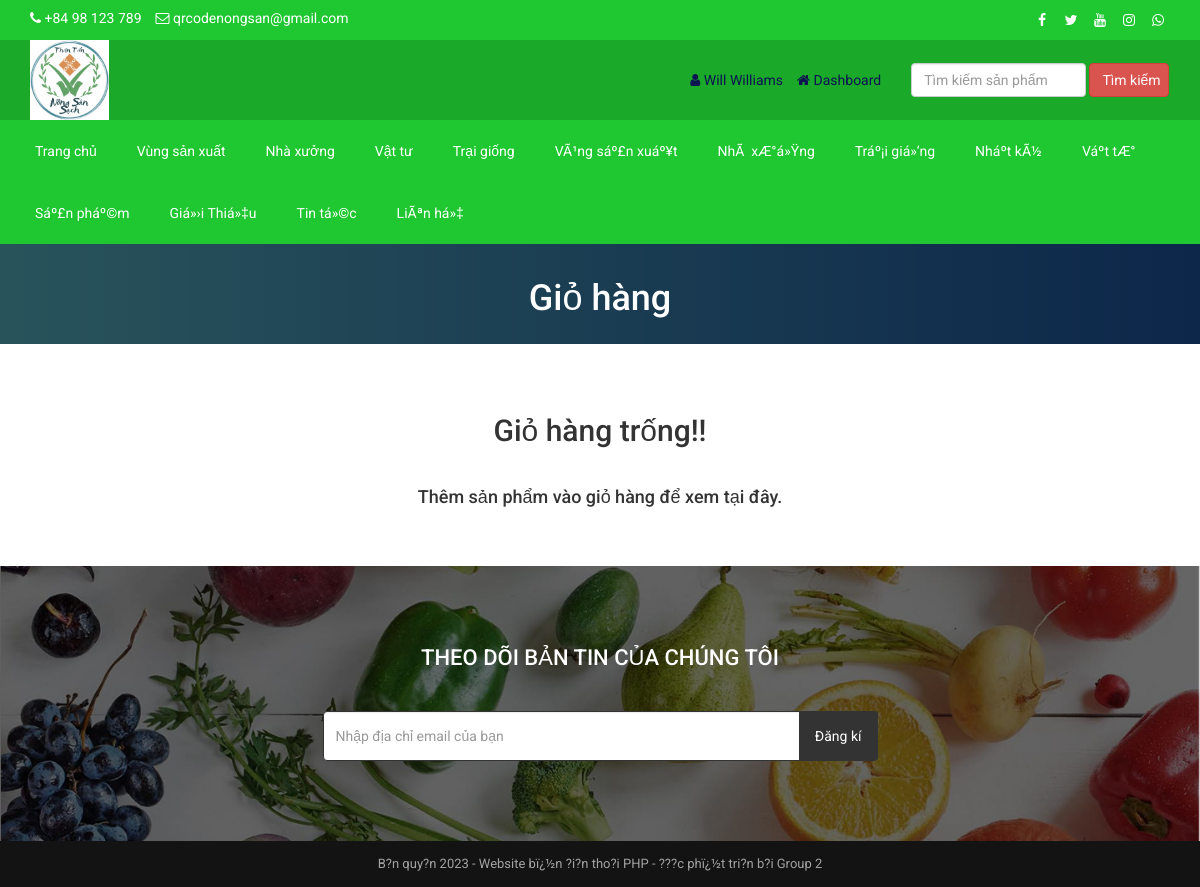
Before: /cart.php (signed in) with the older database file.
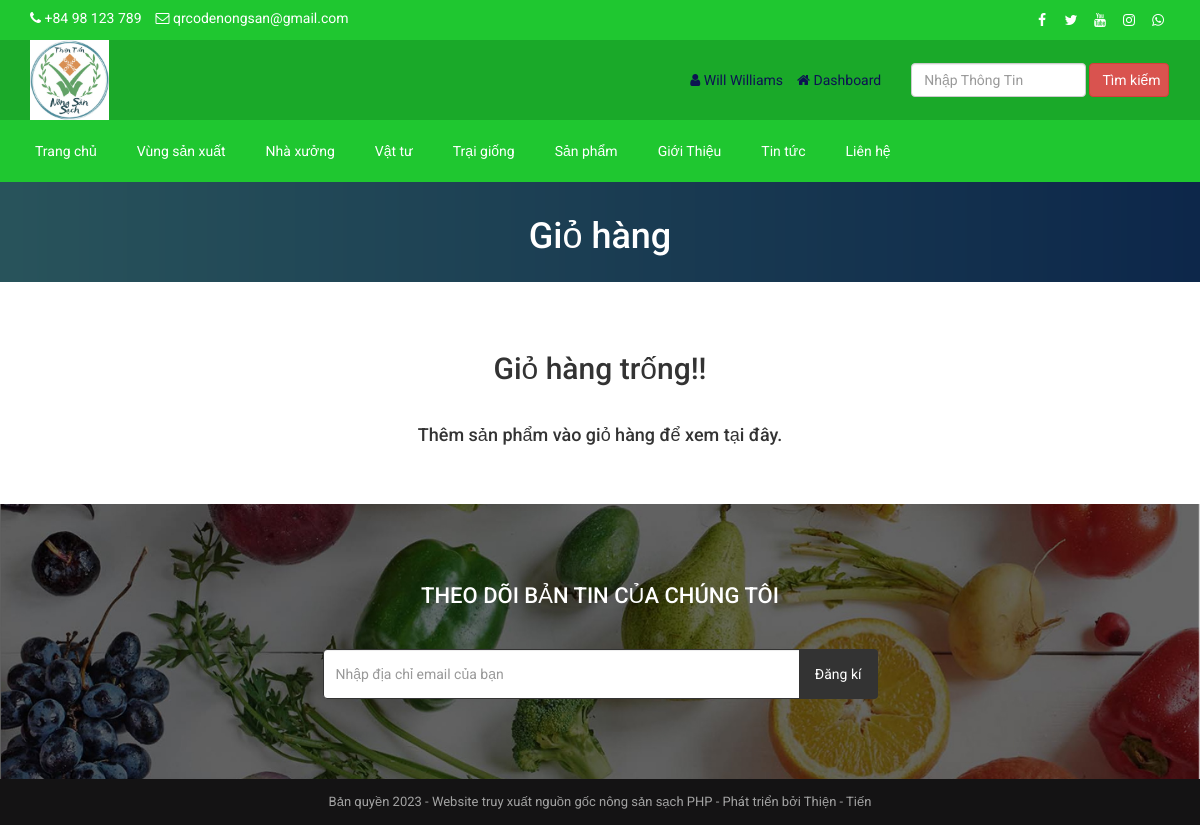
After: the same page with the newer database file.
### tables this page shows
CREATE TABLE `tbl_social` (
  `social_id` int(11) NOT NULL,
  `social_name` varchar(30) NOT NULL,
  `social_url` varchar(255) NOT NULL,
  `social_icon` varchar(30) NOT NULL
);

CREATE TABLE `tbl_top_category` (
  `tcat_id` int(11) NOT NULL,
  `tcat_name` varchar(255) NOT NULL,
  `show_on_menu` int(1) NOT NULL
);

CREATE TABLE `tbl_page` (
  `id` int(11) NOT NULL,
  `about_title` varchar(255) NOT NULL,
  `about_content` mediumtext NOT NULL,
  `about_banner` varchar(255) NOT NULL,
  `about_meta_title` varchar(255) NOT NULL,
  `about_meta_keyword` mediumtext NOT NULL,
  `about_meta_description` mediumtext NOT NULL,
  `faq_title` varchar(255) NOT NULL,
  `faq_banner` varchar(255) NOT NULL,
  `faq_meta_title` varchar(255) NOT NULL,
  `faq_meta_keyword` mediumtext NOT NULL,
  `faq_meta_description` mediumtext NOT NULL,
  `blog_title` varchar(255) NOT NULL,
  `blog_banner` varchar(255) NOT NULL,
  `blog_meta_title` varchar(255) NOT NULL,
  `blog_meta_keyword` mediumtext NOT NULL,
  `blog_meta_description` mediumtext NOT NULL,
  `contact_title` varchar(255) NOT NULL,
  `contact_banner` varchar(255) NOT NULL,
  `contact_meta_title` varchar(255) NOT NULL,
  `contact_meta_keyword` mediumtext NOT NULL,
  `contact_meta_description` mediumtext NOT NULL,
  `pgallery_title` varchar(255) NOT NULL,
  `pgallery_banner` varchar(255) NOT NULL,
  `pgallery_meta_title` varchar(255) NOT NULL,
  `pgallery_meta_keyword` mediumtext NOT NULL,
  `pgallery_meta_description` mediumtext NOT NULL,
  `vgallery_title` varchar(255) NOT NULL,
  `vgallery_banner` varchar(255) NOT NULL,
  `vgallery_meta_title` varchar(255) NOT NULL,
  `vgallery_meta_keyword` mediumtext NOT NULL,
  `vgallery_meta_description` mediumtext NOT NULL
);

CREATE TABLE `tbl_settings` (
  `id` int(11) NOT NULL,
  `logo` varchar(100) NOT NULL,
  `favicon` varchar(100) NOT NULL,
  `footer_about` mediumtext NOT NULL,
  `footer_copyright` mediumtext NOT NULL,
  `contact_address` mediumtext NOT NULL,
  `contact_email` varchar(100) NOT NULL,
  `contact_phone` varchar(100) NOT NULL,
  `contact_fax` varchar(100) NOT NULL,
  `contact_map_iframe` mediumtext NOT NULL,
  `receive_email` varchar(100) NOT NULL,
  `receive_email_subject` varchar(100) NOT NULL,
  `receive_email_thank_you_message` mediumtext NOT NULL,
  `forget_password_message` mediumtext NOT NULL,
  `total_recent_post_footer` int(10) NOT NULL,
  `total_popular_post_footer` int(10) NOT NULL,
  `total_recent_post_sidebar` int(11) NOT NULL,
  `total_popular_post_sidebar` int(11) NOT NULL,
  `total_featured_product_home` int(11) NOT NULL,
  `total_latest_product_home` int(11) NOT NULL,
  `total_popular_product_home` int(11) NOT NULL,
  `meta_title_home` mediumtext NOT NULL,
  `meta_keyword_home` mediumtext NOT NULL,
  `meta_description_home` mediumtext NOT NULL,
  `banner_login` varchar(100) NOT NULL,
  `banner_registration` varchar(100) NOT NULL,
  `banner_forget_password` varchar(100) NOT NULL,
  `banner_reset_password` varchar(100) NOT NULL,
  `banner_search` varchar(100) NOT NULL,
  `banner_cart` varchar(100) NOT NULL,
  `banner_checkout` varchar(100) NOT NULL,
  `banner_product_category` varchar(100) NOT NULL,
  `banner_blog` varchar(100) NOT NULL,
  `cta_title` varchar(100) NOT NULL,
  `cta_content` mediumtext NOT NULL,
  `cta_read_more_text` varchar(100) NOT NULL,
  `cta_read_more_url` varchar(100) NOT NULL,
  `cta_photo` varchar(100) NOT NULL,
  `featured_product_title` varchar(100) NOT NULL,
  `featured_product_subtitle` varchar(100) NOT NULL,
  `latest_product_title` varchar(100) NOT NULL,
  `latest_product_subtitle` varchar(100) NOT NULL,
  `popular_product_title` varchar(100) NOT NULL,
  `popular_product_subtitle` varchar(100) NOT NULL,
  `testimonial_title` varchar(100) NOT NULL,
  `testimonial_subtitle` varchar(100) NOT NULL,
  `testimonial_photo` varchar(100) NOT NULL,
  `blog_title` varchar(100) NOT NULL,
  `blog_subtitle` varchar(100) NOT NULL,
  `newsletter_text` mediumtext NOT NULL,
  `paypal_email` varchar(100) NOT NULL,
  `stripe_public_key` varchar(100) NOT NULL,
  `stripe_secret_key` varchar(100) NOT NULL,
  `bank_detail` mediumtext NOT NULL,
  `before_head` mediumtext NOT NULL,
  `after_body` mediumtext NOT NULL,
  `before_body` mediumtext NOT NULL,
  `home_service_on_off` int(11) NOT NULL,
  `home_welcome_on_off` int(11) NOT NULL,
  `home_featured_product_on_off` int(11) NOT NULL,
  `home_latest_product_on_off` int(11) NOT NULL,
  `home_popular_product_on_off` int(11) NOT NULL,
  `home_testimonial_on_off` int(11) NOT NULL,
  `home_blog_on_off` int(11) NOT NULL,
  `newsletter_on_off` int(11) NOT NULL,
  `ads_above_welcome_on_off` int(1) NOT NULL,
  `ads_above_featured_product_on_off` int(1) NOT NULL,
  `ads_above_latest_product_on_off` int(1) NOT NULL,
  `ads_above_popular_product_on_off` int(1) NOT NULL,
  `ads_above_testimonial_on_off` int(1) NOT NULL,
  `ads_category_sidebar_on_off` int(1) NOT NULL
);

### cart.php (the view, shortened to what the changed rows need)
<?php require_once('header1.php'); ?>
<?php
$statement = $pdo->prepare("SELECT * FROM tbl_settings WHERE id=1");
$statement->execute();
$result = $statement->fetchAll(PDO::FETCH_ASSOC);
foreach ($result as $row) {
    $banner_cart = $row['banner_cart'];
}
?>
<div class="page-banner" style="background-image: url(assets/uploads/<?php echo $banner_cart; ?>)">
    <div class="overlay"></div>
    <div class="page-banner-inner">
        <h1><?php echo LANG_VALUE_18; ?></h1>
    </div>
</div>
<div class="page">
	<div class="container">
		<div class="row">
			<div class="col-md-12">
                <?php if(!isset($_SESSION['cart_p_id'])): ?>
                    <?php echo '<h2 class="text-center">Giỏ hàng trống!!</h2></br>'; ?>
                <?php endif; ?>
			</div>
		</div>
	</div>
</div>
<?php require_once('footer.php'); ?>

### header1.php (shortened to what the changed rows need)
<?php
include("admin/inc/config.php");
$statement = $pdo->prepare("SELECT * FROM tbl_settings WHERE id=1");
$statement->execute();
$result = $statement->fetchAll(PDO::FETCH_ASSOC);
foreach ($result as $row)
{
	$logo = $row['logo'];
	$contact_email = $row['contact_email'];
	$contact_phone = $row['contact_phone'];
}
?>
<!DOCTYPE html>
<html lang="en">
<head>
	<link rel="stylesheet" href="assets/css/bootstrap.min.css">
	<link rel="stylesheet" href="assets/css/font-awesome.min.css">
	<link rel="stylesheet" href="assets/css/owl.carousel.min.css">
	<link rel="stylesheet" href="assets/css/owl.theme.default.min.css">
	<link rel="stylesheet" href="assets/css/jquery.bxslider.min.css">
    <link rel="stylesheet" href="assets/css/magnific-popup.css">
    <link rel="stylesheet" href="assets/css/rating.css">
	<link rel="stylesheet" href="assets/css/spacing.css">
	<link rel="stylesheet" href="assets/css/bootstrap-touch-slider1.css">
	<link rel="stylesheet" href="assets/css/animate.min.css">
	<link rel="stylesheet" href="assets/css/tree-menu.css">
	<link rel="stylesheet" href="assets/css/select2.min.css">
	<link rel="stylesheet" href="assets/css/main.css">
	<link rel="stylesheet" href="assets/css/responsive.css">
	<?php
	$statement = $pdo->prepare("SELECT * FROM tbl_page WHERE id=1");
	$statement->execute();
	$result = $statement->fetchAll(PDO::FETCH_ASSOC);
		?>
</head>
<body>
<div class="top" style="background: #1fc730;">
	<div class="container">
		<div class="row">
			<div class="col-md-6 col-sm-6 col-xs-12">
				<div class="left">
					<ul>
						<li><i class="fa fa-phone"></i> <?php echo $contact_phone; ?></li>
						<li><i class="fa fa-envelope-o"></i> <?php echo $contact_email; ?></li>
					</ul>
				</div>
			</div>
			<div class="col-md-6 col-sm-6 col-xs-12">
				<div class="right">
					<ul>
						<?php
						$statement = $pdo->prepare("SELECT * FROM tbl_social");
						$statement->execute();
						$result = $statement->fetchAll(PDO::FETCH_ASSOC);
						foreach ($result as $row) {
							?>
							<?php if($row['social_url'] != ''): ?>
							<li><a href="<?php echo $row['social_url']; ?>"><i class="<?php echo $row['social_icon']; ?>"></i></a></li>
							<?php endif; ?>
							<?php
						}
						?>
					</ul>
				</div>
			</div>
		</div>
	</div>
</div>
<div class="header" style="background: #1aa929;">
	<div class="container">
		<div class="row inner">
			<div class="col-md-4 logo">
				<a href="index.php"><img src="assets/uploads/<?php echo $logo; ?>" alt="logo image"></a>
			</div>
			<div class="col-md-3 search-area">
				<form class="navbar-form navbar-left" role="search" action="search-result.php" method="get">
					<div class="form-group">
						<input type="text" class="form-control search-top" placeholder="<?php echo LANG_VALUE_2; ?>" name="search_text">
					</div>
				</form>
			</div>
		</div>
	</div>
</div>
<div class="nav" style="background: #1fc730;">
	<div class="container">
		<div class="row">
			<div class="col-md-12 pl_0 pr_0">
				<div class="menu-container">
					<div class="menu" style="background: #1fc730;">
						<ul>
							<?php
							$statement = $pdo->prepare("SELECT * FROM tbl_top_category WHERE show_on_menu=1");
							$statement->execute();
							$result = $statement->fetchAll(PDO::FETCH_ASSOC);
							foreach ($result as $row) {
								?>
								<li><a href="product-category.php?id=<?php echo $row['tcat_id']; ?>&type=top-category"><?php echo $row['tcat_name']; ?></a>
								</li>
								<?php
							}
							?>
							<?php
							$statement = $pdo->prepare("SELECT * FROM tbl_page WHERE id=1");
							$statement->execute();
							$result = $statement->fetchAll(PDO::FETCH_ASSOC);
							foreach ($result as $row) {
								$about_title = $row['about_title'];
								$faq_title = $row['faq_title'];
								$contact_title = $row['contact_title'];
							}
							?>
							<li><a href="about.php"><?php echo $about_title; ?></a></li>
							<li><a href="faq.php"><?php echo $faq_title; ?></a></li>
							<li><a href="contact.php"><?php echo $contact_title; ?></a></li>
						</ul>
					</div>
				</div>
			</div>
		</div>
	</div>
</div>

### footer.php (shortened to what the changed rows need)
<?php
$statement = $pdo->prepare("SELECT * FROM tbl_settings WHERE id=1");
$statement->execute();
$result = $statement->fetchAll(PDO::FETCH_ASSOC);
foreach ($result as $row)
{
	$footer_copyright = $row['footer_copyright'];
    $newsletter_on_off = $row['newsletter_on_off'];
}
?>
<?php if($newsletter_on_off == 1): ?>
<section class="home-newsletter" style="background-image: url('../nongsanquenha.com/img/footer2.jpg'); background-size: cover; background-position: center;">
	<div class="container">
		<div class="row">
			<div class="col-md-6 col-md-offset-3">
				<div class="single">
				<form action="" method="post">
					<h2><?php echo LANG_VALUE_93; ?></h2>
				</div>
			</div>
		</div>
	</div>
</section>
<?php endif; ?>
<div class="footer-bottom">
	<div class="container">
		<div class="row">
			<div class="col-md-12 copyright">
				<?php echo $footer_copyright; ?>
			</div>
		</div>
	</div>
</div>
</body>
</html>

Changed rows visible on the page:
removed tbl_top_category: tcat_name "VÃ¹ng sáº£n xuáº¥t"
removed tbl_top_category: tcat_name "NhÃ xÆ°á»Ÿng"
removed tbl_top_category: tcat_name "Tráº¡i giá»‘ng"
removed tbl_top_category: tcat_name "Nháº­t kÃ½"
removed tbl_top_category: tcat_name "Váº­t tÆ°"
changed tbl_settings "qrcodenongsan@gmail.com": footer_copyright "B?n quy?n 2023 - Website bï¿½n ?i?n tho?i PHP - ???c phï¿½t tri?n b?i Group 2" → "Bản quyền 2023 - Website truy xuất nguồn gốc nông sản sạch PHP - Phát triển bởi Thiện - Tiến"
changed tbl_top_category: tcat_name "Sáº£n pháº©m" → "Sản phẩm"
changed tbl_page: about_title "Giá»›i Thiá»‡u" → "Giới Thiệu"; faq_title "Tin tá»©c" → "Tin tức"; contact_title "LiÃªn há»‡" → "Liên hệ"
Other visible differences:
form field search_text: "Tìm kiếm sản phẩm" → "Nhập Thông Tin"
